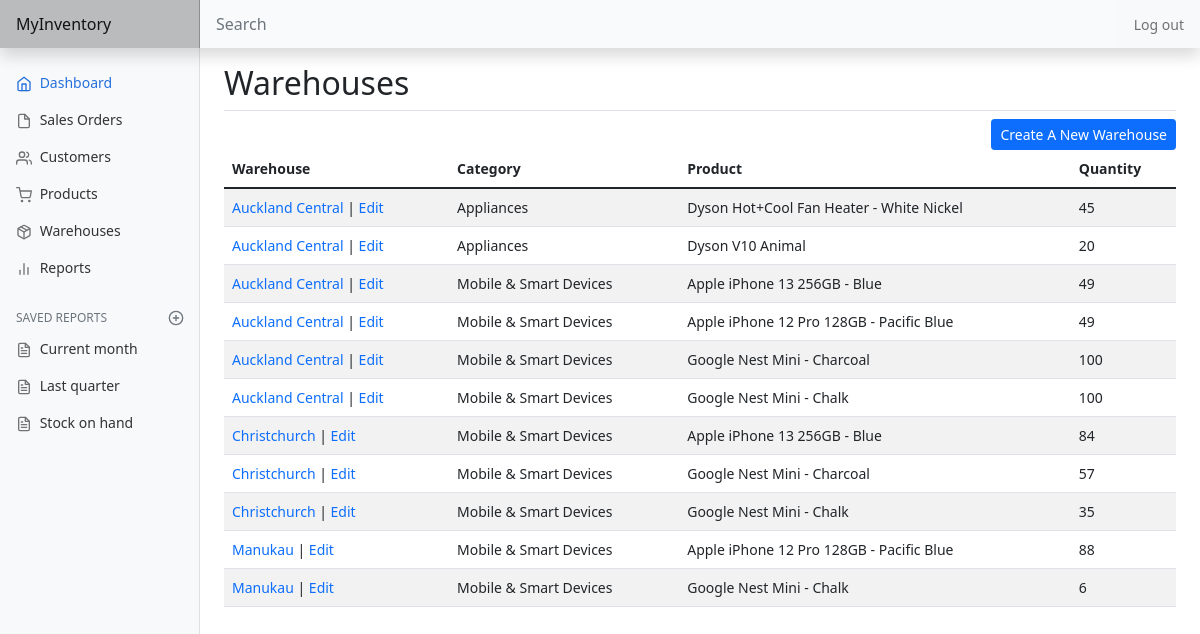
Page /warehouse/list (signed in) on the committed database.
### inventory/models.py (models this page shows, shortened)
class Shelf(models.Model):
    user = models.ForeignKey(
        User, on_delete=models.CASCADE, related_name="shelves")
    warehouse = models.ForeignKey(Warehouse, on_delete=models.CASCADE)
    product = models.ForeignKey(Product, on_delete=models.CASCADE)
    quantity = models.DecimalField(
        max_digits=19, decimal_places=10, default=0)

class Warehouse(models.Model):
    user = models.ForeignKey(
        User, on_delete=models.CASCADE, related_name="warehouses")
    warehouse = models.CharField(max_length=64)
    def __str__(self):
        return f"{ self.warehouse }"

class Product(models.Model):
    user = models.ForeignKey(
        User, on_delete=models.CASCADE, related_name="products")
    name = models.CharField(max_length=100)
    sku = models.CharField(blank=True, max_length=20)
    barcode = models.CharField(blank=True, max_length=32)
    category = models.ForeignKey(ProductCategory, on_delete=models.PROTECT)
    batch = models.CharField(max_length=20)
    expiry_date = models.DateField(null=True, blank=True)
    unit_cost = models.DecimalField(
        max_digits=19, decimal_places=10, default=0)
    retail_price = models.DecimalField(
        max_digits=19, decimal_places=10, default=1)

class ProductCategory(models.Model):
    user = models.ForeignKey(
        User, on_delete=models.CASCADE, related_name="categories")
    category = models.CharField(max_length=64)
    def __str__(self):
        return f"{ self.category }"

### inventory/views.py (the view)
# urls.py: path('warehouse/list', views.warehouse, name="warehouse"),
@login_required
def warehouse(request):
    if not request.user.is_authenticated:
        return JsonResponse(status=404)
    warehouses = Warehouse.objects.filter(
        user=request.user).order_by('warehouse')
    shelves = Shelf.objects.filter(
        user=request.user).order_by('warehouse', '-product')
    return render(request, "inventory/warehouse.html", {
        'warehouses': warehouses,
        'shelves': shelves
    })

### inventory/templates/inventory/warehouse.html (shortened to what this page needs)
{% extends 'inventory/layout.html' %}
{% block body %}
    {% if view %}
        <h2>Viewing Warehouse</h2>
        <div class="d-flex justify-content-start border-top pt-2">
            <a class="btn btn-sm btn-primary" href="{% url 'warehouse' %}">Back</a>
        </div>
    {% else %}
        <h2>Warehouses</h2>
        <div class="d-flex justify-content-end border-top pt-2">
            <a class="btn btn-sm btn-primary" href="{% url 'create_warehouse' %}">Create A New Warehouse</a>
        </div>
    {% endif %}
    {% if not warehouses %}
        <span class="pagination">No warehouse.</span>
    {% else %}
        <div class="table-responsive-md">
            <table class="table table-striped table-hover">
                <thead>
                    <tr class="table-striped">
                        <th scope="col">Warehouse</th>
                        <th scope="col">Category</th>
                        <th scope="col">Product</th>
                        <th scope="col">Quantity</th>
                    </tr>
                </thead>
                <tbody>
                    {% for shelf in shelves %}
                        <tr class="table-striped">
                            <td>
                                {% if view %}
                                    {{ shelf.warehouse }}
                                {% else %}
                                    <a class="text-decoration-none" href="{% url 'view_warehouse' shelf.warehouse.id %}">{{ shelf.warehouse }}</a>
                                {% endif %}
                                 | <a class="edit-link fw-light" href="{% url 'edit_warehouse' shelf.warehouse.id %}">Edit</a>
                            </td>
                            <td>{{ shelf.product.category }}</td>
                            <td>{{ shelf.product.name }}</td>
                            <td>{{ shelf.quantity|floatformat:0 }}</td>
                        </tr>
                    {% endfor %}
                </tbody>
            </table>
        </div>
    {% endif %}
{% endblock %}

### inventory/static/inventory/dashboard.css (style rules this page uses)
body { font-size: .875rem; }

### inventory/static/inventory/style.css (style rules this page uses)
.edit-link { text-decoration: none; }

### rows in the picture
Shelf: warehouse "Auckland Central", product.category "Appliances", product.name "Dyson Hot+Cool Fan Heater - White Nickel", quantity "45"
Shelf: warehouse "Auckland Central", product.category "Appliances", product.name "Dyson V10 Animal", quantity "20"
Shelf: warehouse "Auckland Central", product.category "Mobile & Smart Devices", product.name "Apple iPhone 13 256GB - Blue", quantity "49"
Shelf: warehouse "Auckland Central", product.category "Mobile & Smart Devices", product.name "Apple iPhone 12 Pro 128GB - Pacific Blue", quantity "49"
Shelf: warehouse "Auckland Central", product.category "Mobile & Smart Devices", product.name "Google Nest Mini - Charcoal", quantity "100"
Shelf: warehouse "Auckland Central", product.category "Mobile & Smart Devices", product.name "Google Nest Mini - Chalk", quantity "100"
Shelf: warehouse "Christchurch", product.category "Mobile & Smart Devices", product.name "Apple iPhone 13 256GB - Blue", quantity "84"
Shelf: warehouse "Christchurch", product.category "Mobile & Smart Devices", product.name "Google Nest Mini - Charcoal", quantity "57"
Shelf: warehouse "Christchurch", product.category "Mobile & Smart Devices", product.name "Google Nest Mini - Chalk", quantity "35"
Shelf: warehouse "Manukau", product.category "Mobile & Smart Devices", product.name "Apple iPhone 12 Pro 128GB - Pacific Blue", quantity "88"
Shelf: warehouse "Manukau", product.category "Mobile & Smart Devices", product.name "Google Nest Mini - Chalk", quantity "6"
